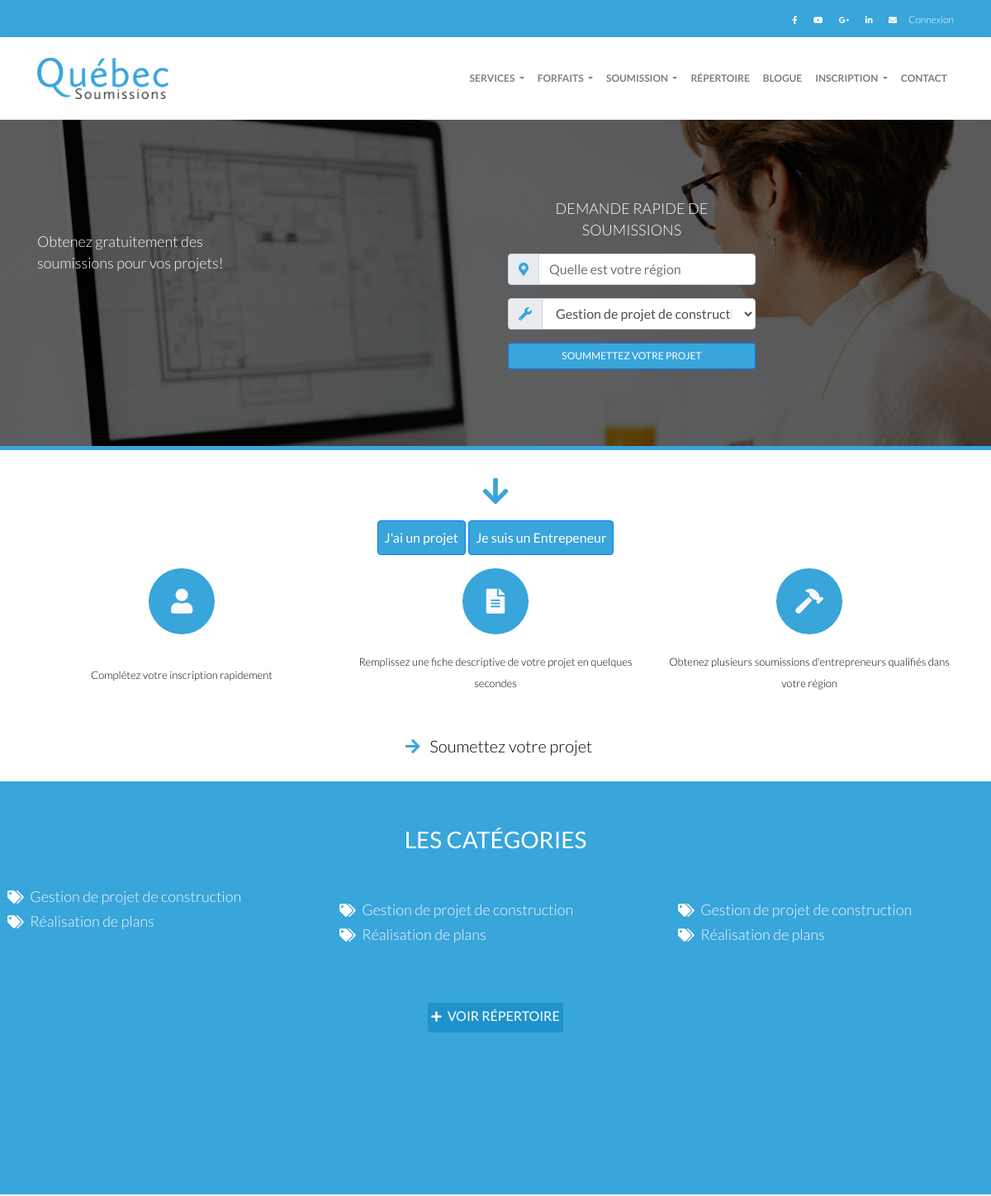
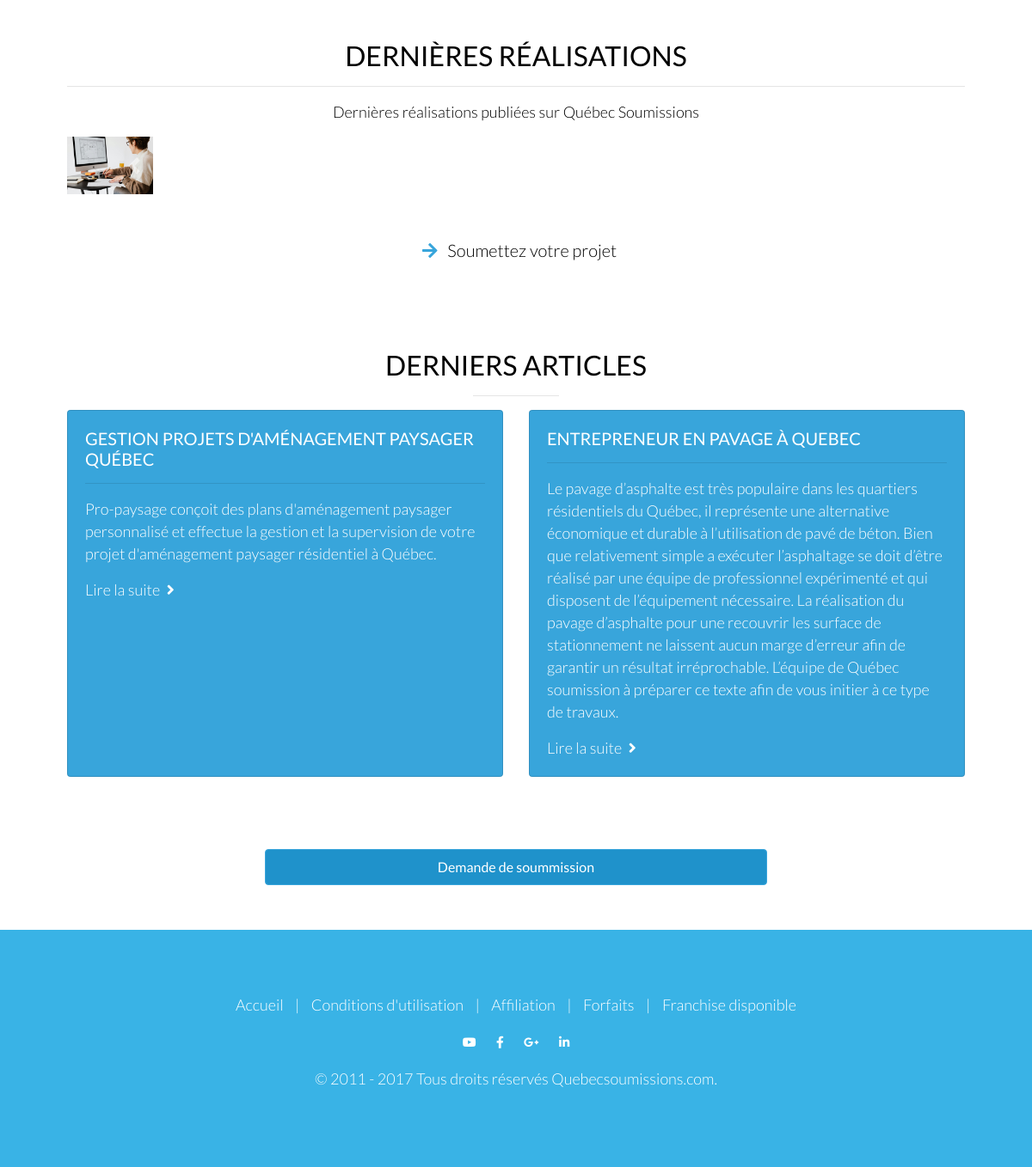
The page / on the database its author committed (2 pictures, top to bottom).
### base/models.py (models this page shows, shortened)
class Information(models.Model):
    nom = models.CharField(max_length=255)
    logo = models.ImageField(upload_to="logo")
    adresse = models.TextField()
    email = models.EmailField()
    numero_telephone = models.CharField(max_length=20)

class Service(models.Model):
    nom = models.CharField(max_length=255)

class Realisation(models.Model):
    photo = models.ImageField(upload_to="Galleries")
    titre = models.CharField(max_length=255)
    description = models.TextField()

class Blog(models.Model):
    titre = models.CharField(max_length=255)
    description = models.TextField()
    contenu = RichTextField()
    auteur = models.CharField(max_length=255)
    date_publiaction = models.DateField(auto_now=True)
    slug = AutoSlugField(populate_from='titre', unique=True)

### base/views.py (the view)
# urls.py: path('',home,name="home"),
def home(request):
    categories = Service.objects.all()
    blogs = Blog.objects.all()
    chunked_blogs = [blogs[i:i + 3] for i in range(0, len(blogs), 3)]
    realisations = Realisation.objects.all()
    params ={
        'categories':categories,
        'blogs':blogs,
        'realisations':realisations,
        'chunked_blogs':chunked_blogs
    }
    return render(request,'main/index.html',params)

### base/context_processors.py (called while the page is built)
def getService(request):
    services = Service.objects.all()[:3]
    return {'services':services}

def getSoumission(request):
    soumissions = Type_Soumission.objects.all()
    return {'soumissions':soumissions}

def GetInformation(request):
    information = Information.objects.first()
    return {'information':information}

def GetForfait(request):
    forfaits = Forfait.objects.all()
    return {'forfaits':forfaits}

### base/templates/main/index.html (shortened to what this page needs)
{% extends 'main/base.html' %}
{% load static %}
{% block main %}
<div class="banner-section">
    <div class="banner-overlay"></div>
    <div class="container">
        <div class="row">
            <div class="col-md-6" style="align-items:center;justify-content:center;padding-top:40px;">
                <p class="home">Obtenez gratuitement des <br>soumissions pour vos projets!</p>
            </div>
            <div class="col-md-6 right-section">
                <form>
                    <p class="text-center">DEMANDE RAPIDE DE SOUMISSIONS</p>
                    <div class="form-group">
                        <div class="input-group">
                            <div class="input-group-prepend">
                                <span class="input-group-text"><i class="fas fa-map-marker-alt text-primary"></i></span>
                            </div>
                            <input type="text" class="form-control" id="region" placeholder="Quelle est votre région">
                        </div>
                    </div>
                    <div class="form-group">
                        <div class="input-group">
                            <div class="input-group-prepend">
                                <span class="input-group-text"><i class="fas fa-wrench text-primary"></i></span>
                            </div>
                            <select class="form-control" id="service">
                              {% for service in services %}
                                <option>{{service.nom}}</option>
                              {% endfor %}
                            </select>
                        </div>
                    </div>
                    <button type="submit" class="btn btn-primary btn-block" style="font-size:12px;font-family: 'Lato', Arial, sans-serif;">SOUMMETTEZ VOTRE PROJET</button>
                </form>
            </div>
        </div>
    </div>
</div>
<section class="p-3 text-center">
    <div class="p-3" >
    <i class="fas fa-arrow-down fa-2x text-primary"></i>
    </div>
    <button class="btn btn-primary p-2">J'ai un projet </button>    <button class="btn btn-primary p-2">Je suis un Entrepeneur </button>
</section>
<div class="container text-center">
  <div class="row">
    <div class="col">
      <div class="circle">
        <i class="fas fa-user fa-2x text-light"></i>
      </div>
      <p class="p-3 text-center">Complétez votre inscription rapidement</p>
    </div>
    <div class="col">
      <div class="circle">
        <i class="fas fa-file-alt fa-2x text-light"></i>
      </div>
      <p class="text-center">Remplissez une fiche descriptive de votre projet en quelques secondes</p>
    </div>
    <div class="col">
      <div class="circle">
        <i class="fas fa-hammer fa-2x text-light"></i>
      </div>
      <p class="text-center">Obtenez plusieurs soumissions d'entrepreneurs qualifiés dans votre région</p>
    </div>
  </div>
</div>
<div class="text-center call-action py-4"><i class="fa fa-arrow-right text-primary p-2"></i> Soumettez votre projet</div>
<section class ="category py-4">
<div class="titre"><h3>LES CATÉGORIES</h3></div>
<div class="row mb-4">
    <div class="col-md-4 pl-4">
        <ul class="list-unstyled">
            {% for category in categories %}
            <li><i class="fa fa-tags fa-sm pb-2 mr-1"></i><a href="#" class="text-light"> {{category.nom}}</a></li>
            {% endfor %}
        </ul>
    </div>
    <div class="col-md-4 p-3">
      <ul class="list-unstyled">
          {% for category in categories %}
          <li><i class="fa fa-tags fa-sm pb-2 mr-1"></i><a href="#" class="text-light"> {{category.nom}}</a></li>
          {% endfor %}
      </ul>
  </div>
  <div class="col-md-4 p-3">
    <ul class="list-unstyled">
        {% for category in categories %}
        <li><i class="fa fa-tags fa-sm pb-2 mr-1"></i><a href="#" class="text-light"> {{category.nom}}</a></li>
        {% endfor %}
    </ul>
</div>
</div>
    <div class="text-center"> <button class="btn btn-custom p-1 m-2"><i class="fa  fa-plus fa-sm pb-2 mr-1"></i> VOIR
RÉPERTOIRE
 </button></div>
</section>
<div class="projet-realisation p-4 container">
    <div class="row p-4">
      <div class="col-md-12">
        <h2 class="text-center">DERNIÈRES RÉALISATIONS</h2>
        <hr>
        <p class="text-center">Dernières réalisations publiées sur Québec Soumissions</p>
        <div id="carouselExampleCaptions" class="carousel slide" data-ride="carousel">
          <ol class="carousel-indicators">
              {% for realisation in realisations %}
                  <li data-target="#carouselExampleCaptions" data-slide-to="{{ forloop.counter0 }}" class="{% if forloop.first %}active{% endif %}"></li>
              {% endfor %}
          </ol>
          <div class="carousel-inner">
              {% for realisation in realisations %}
                  <div class="carousel-item {% if forloop.first %}active{% endif %}">
                      <img src="{{ realisation.photo.url }}" class="d-block" width="100" alt="{{ realisation.titre }}">
                      <div class="carousel-caption">
                          <p>{{ realisation.description }}</p>
                      </div>
                  </div>
              {% endfor %}
          </div>
          <a class="carousel-control-prev" href="#carouselExampleCaptions" role="button" data-slide="prev">
              <span class="carousel-control-prev-icon" aria-hidden="true"></span>
          </a>
          <a class="carousel-control-next" href="#carouselExampleCaptions" role="button" data-slide="next">
              <span class="carousel-control-next-icon" aria-hidden="true"></span>
          </a>
      </div>
      </div>
    </div>
    <div class="text-center call-action py-4"><i class="fa fa-arrow-right text-primary p-2"></i> Soumettez votre projet</div>
  </div>
<div class="blog p-4 container">
  <div class="row p-4">
    <div class="col-md-12">
      <h2 class="text-center text">DERNIERS ARTICLES  </h2>
      <hr width="100">
          <div id="cardCarousel" class="carousel slide" data-ride="carousel">
              <div class="carousel-inner">
                  {% for chunk in chunked_blogs %}
                  <div class="carousel-item {% if forloop.first %}active{% endif %}">
                      <div class="card-deck">
                          {% for blog in chunk %}
                          <div class="card" style="background-color:#38a5db;">
                              <div class="card-body">
                                  <h5 class="card-title">{{ blog.titre }}</h5>
                                  <hr>
                                  <p class="card-text">{{ blog.description }}</p>
                                  <a href="{% url 'detail_blog' blog.slug %}" style="color: white;">Lire la suite <i class="fas fa-angle-right p-1"></i></a>
                              </div>
                          </div>
                          {% endfor %}
                      </div>
                  </div>
                  {% endfor %}
              </div>
          </div>
    </div>
  </div>
</div>
<div class="btn-ctn justify-content-center text-center p-3 mb-3">
  <button class="btn btn-custom text-center p-2 w-50">Demande de soummission</button>
  </div>
{% endblock %}

### base/templates/layouts/header.html (shortened to what this page needs)
<header class="banner">
    <div class="top-bar py-2 bg-info text-white">
        <div class="container d-flex justify-content-end align-items-center">
            <div class="social-icons mr-1">
                <a href="#" class="text-white mr-3"><i class="fab fa-facebook-f"></i></a>
                <a href="#" class="text-white mr-3"><i class="fab fa-youtube"></i></a>
                <a href="#" class="text-white mr-3"><i class="fab fa-google-plus-g"></i></a>
                <a href="#" class="text-white mr-3"><i class="fab fa-linkedin-in"></i></a>
                <a href="#" class="text-white"><i class="fas fa-envelope"></i></a>
            </div>
            <div class="login">
                <a href="#" class="text-white">Connexion</a>
            </div>
        </div>
    </div>
    <nav class="navbar navbar-expand-lg navbar-light bg-white shadow-sm">
        <div class="container">
            <a class="navbar-brand" href="/">
                <img src="{{information.logo.url}}" alt="{{information.nom}}" height="50">
            </a>
            <div class="collapse navbar-collapse" id="navbarNav">
                <ul class="navbar-nav ml-auto">
                <li class="nav-item dropdown">
                        <a class="nav-link dropdown-toggle" href="/services" id="navbarDropdown" role="button" data-toggle="dropdown" aria-haspopup="true" aria-expanded="false">
                        SERVICES
                        </a>
                    </li>
                    <li class="nav-item dropdown">
                        <a class="nav-link dropdown-toggle" href="/forfaits" id="navbarDropdown" role="button" data-toggle="dropdown" aria-haspopup="true" aria-expanded="false">
                        FORFAITS
                        </a>
                    </li>
                    <li class="nav-item dropdown">
                        <a class="nav-link dropdown-toggle" href="/Soummision" id="navbarDropdown" role="button" data-toggle="dropdown" aria-haspopup="true" aria-expanded="false">
                            SOUMISSION
                        </a>
                    </li>
                    <li class="nav-item">
                        <a class="nav-link" href="/repertoire">RÉPERTOIRE</a>
                    </li>
                    <li class="nav-item">
                        <a class="nav-link" href="/blogue">BLOGUE</a>
                    </li>
                    <li class="nav-item dropdown">
                        <a class="nav-link dropdown-toggle" href="#" id="navbarDropdown" role="button" data-toggle="dropdown" aria-haspopup="true" aria-expanded="false">
                        INSCRIPTION
                        </a>
                    </li>
                    <li class="nav-item">
                        <a class="nav-link" href="/contact">CONTACT</a>
                    </li>
                </ul>
            </div>
        </div>
    </nav>
</header>

### base/static/css/main.css (style rules this page uses)
body { font-family: 'Lato', Arial, sans-serif; font-style: normal; font-weight: 300; color: rgb(255, 255, 255); font-size: 18px; line-height: 26px; }
.text-primary { color: #38a5db!important; }
.btn-primary { background-color: #38a5db!important; }
.btn-custom { background-color:#1f92cb; border-color:#38a5db; padding:20px; color:white; margin:20px; }
.input-group { border-color:#38a5db!important; }
.top-bar { background-color: #38a5db!important; }
.social-icons a { color: white; margin-right: 10px; text-decoration: none; font-size: 10px; }
.login a { color: white; text-decoration: none; font-size:12px; }
.navbar-brand { color: #51b7ec; line-height: 1.2; }
.nav-link { color: #666; font-weight:600; }
.nav-item a { font-size:12px; }
.navbar { padding: 20px 10px; }
.banner-section { height: 400px; background-size: cover; display: flex; align-items: center; justify-content: center; color: white; position: relative; border-bottom:solid 5px #38a5db!important; }
.banner-overlay { position: absolute; top: 0; left: 0; width: 100%; height: 100%; background-color: rgba(0, 0, 0, 0.6); }
.right-section { text-align:right; }
form { max-width: 300px; }
.circle { width: 80px; height: 80px; border-radius: 50%; background-color: #38a5db; display: flex; align-items: center; justify-content: center; margin: 0 auto 20px; position: relative; }
.circle i { font-size: 30px; }
.circle::before { content: ''; position: absolute; top: calc(50% - 2px); left: 0; width: 100%; height: 4px; background-color:red; z-index: -1; }
.col p { font-size: 13px; color:black; }
.call-action { color:black; font-size:20px; }
.category { height:500px; background-color:#38a5db; }
.category .titre { font-weight:900px; font-size:30px; text-align:center; padding:30px; }
.projet-realisation { color:black; }
h2 { color: black; }

### base/templates/main/index.html (style rules this page uses)
.banner-section { background-image:url('static/images/bg-home.jpg'); }

### rows shown on the page
Information: logo (picture)
Service: nom "Gestion de projet de construction"
Service: nom "Réalisation de plans"
Realisation: photo (picture)
Blog: titre "GESTION PROJETS D'AMÉNAGEMENT PAYSAGER QUÉBEC", description "Pro-paysage conçoit des plans d'aménagement paysager personnalisé et effectue la gestion et la supervision de votre projet d'aménagement paysager résidentiel à Québec."
Blog: titre "ENTREPRENEUR EN PAVAGE À QUEBEC", description "Le pavage d’asphalte est très populaire dans les quartiers résidentiels du Québec, il représente une alternative économique et durable à l’utilisation de pavé de béton. Bien que relativement simple a exécuter l’asphaltage se doit d’être réalisé par une équipe de professionnel expérimenté et qui disposent de l’équipement nécessaire. La réalisation du pavage d’asphalte pour une recouvrir les surface de stationnement ne laissent aucun marge d’erreur afin de garantir un résultat irréprochable. L’équipe de Québec soumission à préparer ce texte afin de vous initier à ce type de travaux."

### other values the page prints
form field value "Gestion de projet de construction"
